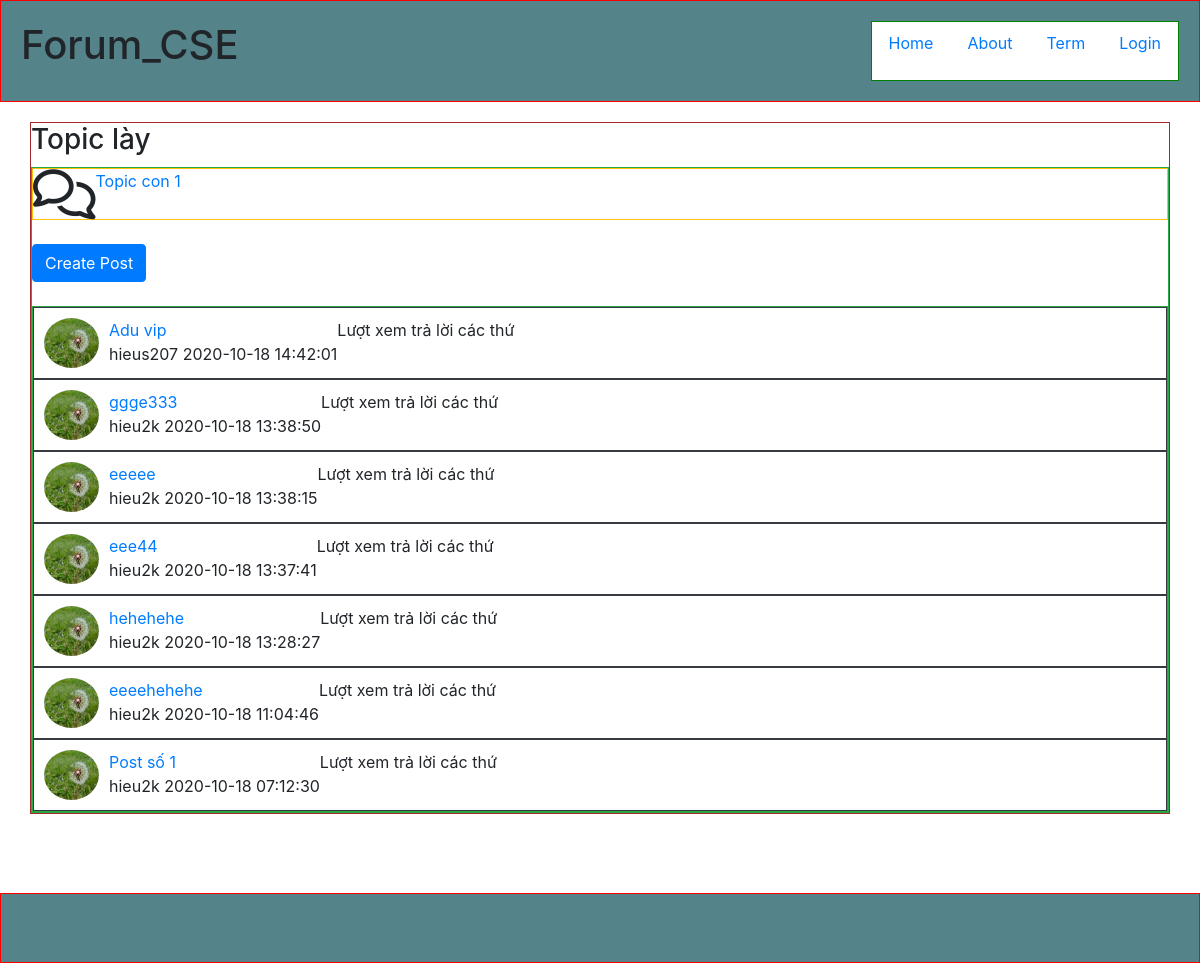
Page /Forum/index.php?controller=topics&action=index&tp_id=1 on the committed database.
### tables this page shows
CREATE TABLE `topics` (
  `topic_id` int(11) NOT NULL,
  `title` varchar(255) NOT NULL,
  `description` varchar(255) DEFAULT NULL,
  `zone_id` int(11) NOT NULL
);

CREATE TABLE `mitopics` (
  `mitopic_id` int(11) NOT NULL,
  `title` varchar(255) NOT NULL,
  `description` varchar(255) NOT NULL,
  `topic_id` int(11) NOT NULL
);

CREATE TABLE `posts` (
  `post_id` int(11) NOT NULL,
  `title` varchar(255) NOT NULL,
  `create_at` timestamp NOT NULL DEFAULT current_timestamp(),
  `edit_at` timestamp NULL DEFAULT NULL,
  `body` text NOT NULL,
  `tags` varchar(255) DEFAULT NULL,
  `status` tinyint(4) NOT NULL DEFAULT 1,
  `user_id` int(11) NOT NULL,
  `topic_id` int(11) NOT NULL,
  `mitopic_id` int(11) DEFAULT NULL
);

CREATE TABLE `users` (
  `user_id` int(11) NOT NULL,
  `username` varchar(60) NOT NULL,
  `fullname` varchar(60) NOT NULL,
  `email` varchar(255) NOT NULL,
  `password` varchar(255) NOT NULL,
  `code` varchar(255) DEFAULT NULL,
  `create_at` timestamp NOT NULL DEFAULT current_timestamp(),
  `admin` tinyint(4) NOT NULL DEFAULT 0,
  `status` tinyint(4) NOT NULL DEFAULT 0
);

### Forum/index.php (called while the page is built, shortened)
<?php
$action = isset($_GET['action']) ? $_GET['action'] : 'index';
$object = new $controller;
$object->$action();
?>

### Forum/models/model.php (called while the page is built, shortened)
<?php
    require_once("path.php");
    function openConnect(){
        $conn=mysqli_connect(HOST,USER,PASS,DB);
        return $conn;
    }
?>

### Forum/models/TopicModel.php (called while the page is built, shortened)
<?php
    require_once("model.php");
    class TopicModel{
        public $connection;
        function TopicModel(){
            $this->connection=openConnect();
        }
        function getNamebyId($tp_id){
            $sql="SELECT title FROM ". self::TABLE ." WHERE topic_id='$tp_id'";
            $rs=mysqli_query($this->connection,$sql);
            $result=mysqli_fetch_assoc($rs);
            return $result;
        }
    }
?>

### Forum/models/MitopicModel.php (called while the page is built, shortened)
<?php
    require_once("model.php");
    class MitopicModel{
        public $connection;
        function MitopicModel(){
            $this->connection=openConnect();
        }
        function selectAll($data=[]){
            $sql="SELECT * FROM ". self::TABLE;
            $i=0;
            foreach($data as $key=>$value){
                if($i==0){
                    $sql=$sql." WHERE $key=$value";
                }
                else{
                    $sql=$sql." AND $key=$value";
                }
                $i++;
            }
            $rs=mysqli_query($this->connection,$sql);
            $result=mysqli_fetch_all($rs,MYSQLI_ASSOC);
            return $result;
        }
    }
?>

### Forum/path.php (called while the page is built, shortened)
<?php
    $BASE_URL="http://localhost:8080/Forum";
?>

### Forum/models/PostModel.php (called while the page is built, shortened)
<?php
    require_once("model.php");
    class PostModel{
        public $connection;
        function PostModel(){
            $this->connection=openConnect();
        }
        function getPostInTP($tp_id){
            $sql="SELECT p.*,u.username,u.user_id FROM posts As p JOIN users as u ON p.user_id=u.user_id WHERE p.topic_id='$tp_id' ORDER BY p.post_id DESC";
            $rs=mysqli_query($this->connection,$sql);
            $result=mysqli_fetch_all($rs,MYSQLI_ASSOC);
            return $result;
        }
    }
?>

### Forum/views/id_topics.php (the view, shortened to what this page needs)
<?php include_once("path.php");
global $ROOT_PATH; ?>
<?php include($ROOT_PATH."/includes/headerp1.php");?>
<?php include($ROOT_PATH."/includes/headerp2.php");?>
    <div class="page-wrapper">
        <div class="main-page container">
            <div class="row">
                <div class="main-content col-md-12">
                    <div class="topic-title">
                        <h3><?php echo $tpname['title'];?></h3>
                    </div>
                    <div class="zone block-container border border-success">
                        <div class="block-body">
                            <?php foreach ($mitopics as $mitopic):?>
                            <div class="mtopic-content border border-warning">
                                <span><i class="far fa-comments icon"></i></span>
                                <div class="mitopic-tt"><a href="<?php echo $BASE_URL."/index.php?controller=topics&action=mtp_index&mtp_id=".$mitopic['mitopic_id'];?>"><?php echo $mitopic['title'];?></a></div>
                            </div>
                            <?php endforeach;?>
                            <br>
                            <a name="" class="btn btn-primary" href="<?php echo $BASE_URL."/index.php?controller=posts&action=create&tp_id=".$data['topic_id'];?>" role="button">Create Post</a>
                            <br>
                            <br>
                            <div class="post-body border border-success">
                                <?php foreach ($posts as $post):?>
                                <?php if($post['mitopic_id']===NULL):?>
                                <div class="post-content-tp d-flex border border-dark">
                                    <img src="assets/images/img1.jpeg" alt="123" height="50px" width="55px" class="rounded-circle">
                                    <div class="post-tp">
                                        <div class="post-title-tp"><a href="<?php echo $BASE_URL."/index.php?controller=posts&action=index&p_id=".$post['post_id'];?>"><?php echo $post['title'];?></a></div>
                                        <div class="post-info-tp">
                                            <?php echo $post['username'];?>
                                            <?php echo $post['create_at'];?>
                                        </div>
                                    </div>
                                    <div class="statics">
                                        Lượt xem trả lời các thứ
                                    </div>
                                </div>
                                <?php endif; ?>
                                <?php endforeach;?>
                            </div>
                        </div>
                    </div>
                </div>
            </div>
        </div>
    </div>
<?php include($ROOT_PATH."/includes/footer.php");?>

### Forum/assets/css/style.css (style rules this page uses)
body { padding:0px auto; }
* { box-sizing: border-box; }
.page-wrapper { min-height: 751px; }
.main-page { margin-top: 20px; border: 1px solid brown; width: 100%; }
.main-content { padding:0px; }
.zone { margin-top: 10px; }
.icon { font-size: 50px; }
.comment-body,.post-body { min-height: 185px; }
.mtopic-content { display: flex; }
.post-content-tp { padding:10px; }
.post-title-tp,.post-info-tp { padding-left: 10px; }

### rows in the picture
topics: title "Topic lày"
mitopics: title "Topic con 1"
posts: title "Adu vip", user.username "hieus207", create_at "2020-10-18 14:42:01"
posts: title "ggge333", user.username "hieu2k", create_at "2020-10-18 13:38:50"
posts: title "eeeee", user.username "hieu2k", create_at "2020-10-18 13:38:15"
posts: title "eee44", user.username "hieu2k", create_at "2020-10-18 13:37:41"
posts: title "hehehehe", user.username "hieu2k", create_at "2020-10-18 13:28:27"
posts: title "eeeehehehe", user.username "hieu2k", create_at "2020-10-18 11:04:46"
posts: title "Post số 1", user.username "hieu2k", create_at "2020-10-18 07:12:30"
